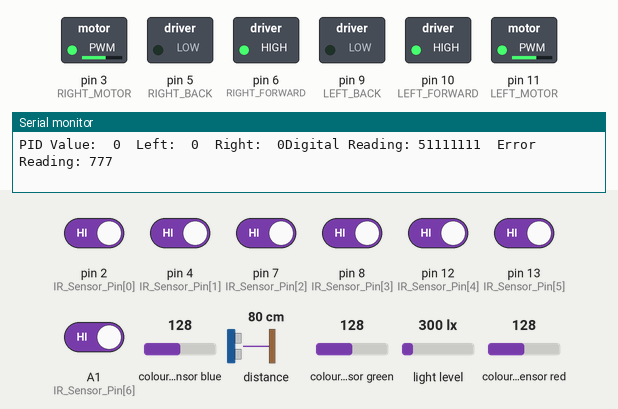
Recording of a sketch running on a simulated Arduino Uno, built with avr-gcc and run on an emulated ATmega328P. Shown: switched loads named in the sketch (green lamp = pin HIGH), the last lines printed to the serial monitor. Dashed ring = blinking. Inputs (shaded band) come from the test bench; at power-on: A1 (IR_Sensor_Pin[6]), pin 2 (IR_Sensor_Pin[0]), pin 4 (IR_Sensor_Pin[1]), pin 7 (IR_Sensor_Pin[2]), pin 8 (IR_Sensor_Pin[3]), pin 12 (IR_Sensor_Pin[4]), pin 13 (IR_Sensor_Pin[5]) HIGH, distance to the obstacle 80 cm, colour sensor blue 128, colour sensor green 128, light level 300 lx, colour sensor red 128.

Above: at 1.9 s.
2.0 s: distance to the obstacle set to 22 cm
3.5 s: distance to the obstacle set to 17 cm
At 5.3 s:
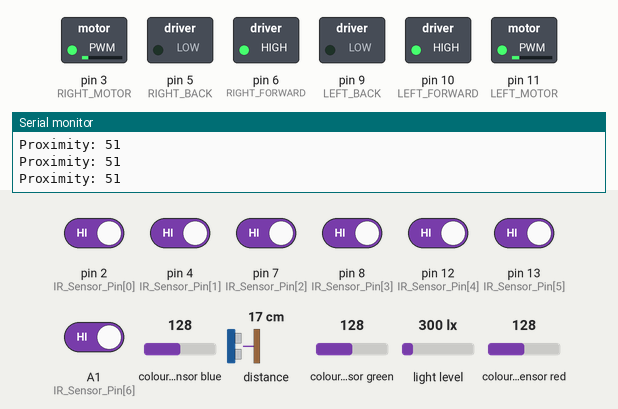
5.6 s: distance to the obstacle set to 4 cm
7.1 s: distance to the obstacle set to 2 cm
At 8.3 s:
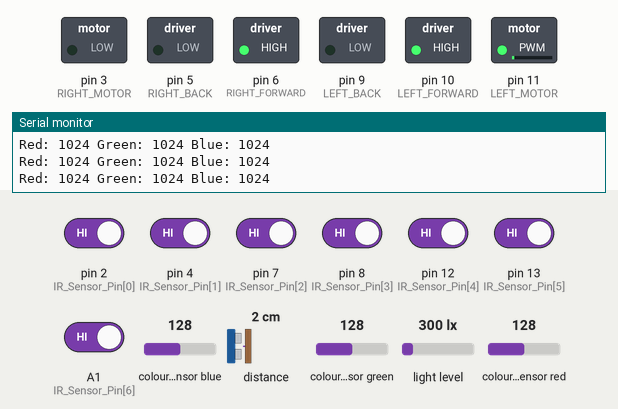
8.7 s: distance to the obstacle set to 10 cm
12.8 s: distance to the obstacle set to 15 cm
At 13.5 s:
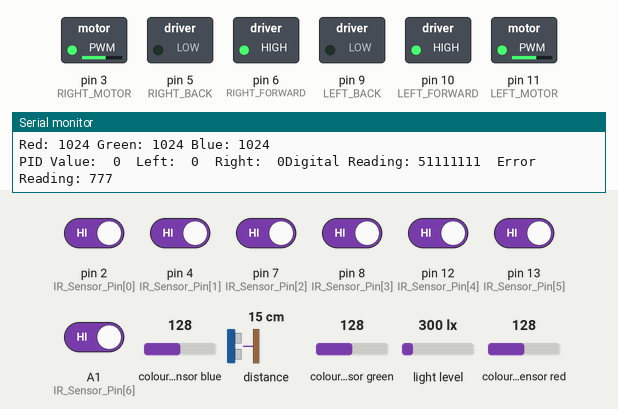
Timing chart, 0 to 15.8 s (numbered marks = the images above; inputs shaded):
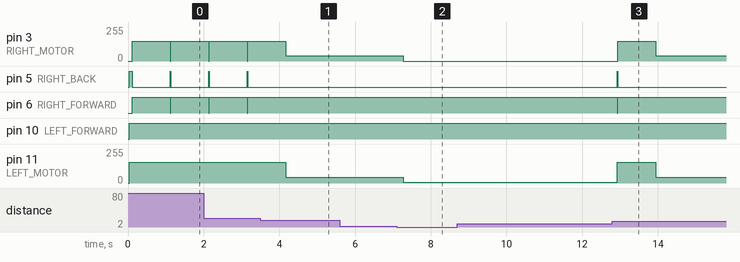

The sketch:

LineFollower.ino
```cpp
//libraries------------------------------------------------------------------------------------------------------
#include <Wire.h>
#include <SparkFun_APDS9960.h>

//functions
void update_Proxy();
void musika();
void update_Color();
void set_speed(byte left, byte right);
void set_motors();
void update_PID();
void set_direction(char dir);
void getError();
void getLinePositionNum();
void printMotors();
void printErrorVal();
void printIRDigital();
void print_Colors();
void print_Proxy();

// Global Variables____________________________________________________________________________________________________________________________
SparkFun_APDS9960 apds = SparkFun_APDS9960();
uint8_t proximity_data = 0;
uint16_t ambient_light = 0;
uint16_t red_light = 0;
uint16_t green_light = 0;
uint16_t blue_light = 0;

//BUZZER AUDIO - COLOR SENSOR
bool PLAYED_MUSIC=false;
byte buzzer = A0;

//motor pins------------------------------------------------------------------------------------------------------
const byte LEFT_MOTOR = 11; //ena//left motor - set speed
const byte LEFT_FORWARD = 10;//in1
const byte LEFT_BACK = 9;//in2
const byte RIGHT_FORWARD = 6;//in3
const byte RIGHT_BACK = 5;//in4
const byte RIGHT_MOTOR = 3;//enb//right motor - set speed


//motor speed------------------------------------------------------------------------------------------------------
int LEFT_MOTOR_SPEED=0;
int RIGHT_MOTOR_SPEED=0;

//initial Motor Speed----------------------------------------------------------------------------------------------
const int INITIAL_MOTOR_SPEED=150;


//IR SENSORS--------------------------------------------------------------------------------------------------------
const byte IR_Sensor_Num=7;
const byte IR_Sensor_Pin[IR_Sensor_Num]={2,4,7,8,12,13,A1};

//Line Position-----------------------------------------------------------------------------------------------------
long Line_Position=5; //5 is just so i can have 0 as msb

//PID----------------------------------------------------------------------------------------------------------------
int PID=0;
int error=0;
int P=0;
int I=0;
int D=0;
int prevError=0;
int prevI=0;
//PID CONSTANTS-------------------------------------------------------------------------------------------------------
const byte Kp=5;
const byte Ki=0;
const byte Kd=2;

//END GLOBAL VAR__________________________________________________________________________________________________________________________________________________________

//print functions-------------------------------------------------------------------------------------------------------
void print_Proxy()
{
  Serial.print(F("Proximity: "));
  Serial.print(proximity_data);
  Serial.println();
}

void print_Colors()
{
  // Serial.print("\tAmbient: ");
  //   Serial.print(ambient_light);
  Serial.print(F("Red: "));
  Serial.print(red_light);
  Serial.print(F(" Green: "));
  Serial.print(green_light);
  Serial.print(F(" Blue: "));
  Serial.println(blue_light);
}

void printIRDigital()
{
  Serial.print(F("Digital Reading: "));
  Serial.print(Line_Position);
  Serial.print("\t");
}

void printErrorVal()
{
  Serial.print(F("Error Reading: "));
  Serial.println(error);
}

void printMotors()
{
  Serial.print(F("PID Value:  "));
  Serial.print(PID);
  Serial.print(F("\tLeft:  "));
  Serial.print(LEFT_MOTOR_SPEED);
  Serial.print(F("\tRight:  "));
  Serial.print(RIGHT_MOTOR_SPEED);

}

//end print function-------------------------------------------------------------------------------------------------------

//APDS9960----------------------------------------------------------------------------------------------------------------

void update_Color()
{
  // Read the light levels (ambient, red, green, blue)
  if (!apds.readAmbientLight(ambient_light) || !apds.readRedLight(red_light) || !apds.readGreenLight(green_light) || !apds.readBlueLight(blue_light))
  {    Serial.println(F("Error reading light values"));  }
  else
  {
    musika();
  }
}
//set music-------------------------------------------------------------------------------------------------------------
void musika()
{
  if(!PLAYED_MUSIC)
  {
    if (red_light > 200 && red_light > blue_light && red_light > green_light)
    {
      for(int i=0;i<3;i++){
        tone(buzzer, 1000);
        delay(100);
        noTone(buzzer);
      }
        PLAYED_MUSIC = true;
        return;
    }
    if (blue_light > 200 && blue_light > red_light && blue_light > green_light)
    {
      for(int i=0;i<3;i++){
        tone(buzzer, 2000);
        delay(100);
        noTone(buzzer);
      }
      PLAYED_MUSIC = true;
      return;
    }

    if (green_light > 200 && green_light > red_light && green_light > blue_light)
    {
      for(int i=0;i<3;i++){
        tone(buzzer, 2000);
        delay(100);
        noTone(buzzer);
      }
        PLAYED_MUSIC = true;
        return;
    }
  }
}

//check proxy&play-----------------------------------------------------------------------------------------------------------------
void update_Proxy()
{
  if ( !apds.readProximity(proximity_data) ) {
     Serial.println("Error reading proximity value");
        } else {
                 if(proximity_data>=20)
                  {
                    set_speed(40,40); //slow down car
                    while(proximity_data>=20 && proximity_data <230)//if you want to change distance 20 is start to slow down 230 is where to stop engines
                      {
                        apds.readProximity(proximity_data);
                        print_Proxy();
                        delay(100);//DEBUG
                      }
                        if(proximity_data>=230){  set_speed(0,0); }
                  }//stop car
                     PLAYED_MUSIC = false;
                     while(proximity_data>=100)
                     {
                        apds.readProximity(proximity_data);
                        if (!PLAYED_MUSIC)
                        {
                          update_Color();
                          print_Colors();

                        }

                        delay(100); //DEBUG
                     }
               }
}

//END APDS9960--------------------------------------------------------------------------------------------------------------------

//MOTOR CONTROL--------------------------------------------------------------------------------------------------------------------
//check line position and set an error value---------------------------------------------------------------------------------------
void getError(){
    switch (Line_Position)    {
    case 51111110:    {        error = -20;        break;    }
    case 51111100:    {        error = -20;        break;    }
    case 51111000:    {        error = -20;        break;    }
    case 51000000:    {        error = -6;         break;    }
    case 51100000:    {        error = -5;         break;    }
    case 51110000:    {        error = -4;         break;    }
    case 50110000:    {        error = -3;         break;    }
    case 50111000:    {        error = -2;         break;    }
    case 50011000:    {        error = -1;         break;    }
    case 50011100:    {        error = 0;          break;    }
    case 50001100:    {        error = 1;          break;    }
    case 50001110:    {        error = 2;          break;    }
    case 50000110:    {        error = 3;          break;    }
    case 50000111:    {        error = 4;          break;    }
    case 50000011:    {        error = 5;          break;    }
    case 50000001:    {        error = 6;          break;    }
    case 50001111:    {        error = 20;         break;    }
    case 50011111:    {        error = 20;         break;    }
    case 50111111:    {        error = 20;         break;    }
    case 50000000:    {        error = 999;        break;    }//continue
    case 51111111:    {        error = 777;        break;    }//continue
    default:    { /*Serial.println("Unkown Error - Line Following Status");*/ break;    }
    }
}

//set direction if wanting to turn ----------------------------------------------------------------------------------------------------
void set_direction(char dir){
   switch(dir) {
    case 'F':  {  digitalWrite(LEFT_FORWARD, HIGH);  digitalWrite(LEFT_BACK, LOW);     digitalWrite(RIGHT_FORWARD, HIGH);   digitalWrite(RIGHT_BACK, LOW);     break;  }
    case 'B':  {  digitalWrite(LEFT_FORWARD, LOW);   digitalWrite(LEFT_BACK, HIGH);    digitalWrite(RIGHT_FORWARD, LOW);    digitalWrite(RIGHT_BACK, HIGH);    break;  }
    case 'L':  {  digitalWrite(LEFT_FORWARD, HIGH);  digitalWrite(LEFT_BACK, LOW);     digitalWrite(RIGHT_FORWARD, LOW);    digitalWrite(RIGHT_BACK, LOW);     break;  }
    case 'R':  {  digitalWrite(LEFT_FORWARD, LOW);   digitalWrite(LEFT_BACK, LOW);     digitalWrite(RIGHT_FORWARD, HIGH);   digitalWrite(RIGHT_BACK, LOW);     break;  }
    case 'S':  {  digitalWrite(LEFT_FORWARD, LOW);   digitalWrite(LEFT_BACK, LOW);     digitalWrite(RIGHT_FORWARD, LOW);    digitalWrite(RIGHT_BACK, LOW);     break;  }
    case '<':  {  digitalWrite(LEFT_FORWARD, HIGH);  digitalWrite(LEFT_BACK, LOW);     digitalWrite(RIGHT_FORWARD, LOW);    digitalWrite(RIGHT_BACK, HIGH);    break;  }
    case '>':  {  digitalWrite(LEFT_FORWARD, LOW);   digitalWrite(LEFT_BACK,HIGH);     digitalWrite(RIGHT_FORWARD, HIGH);   digitalWrite(RIGHT_BACK, LOW);     break;  }
   }
}

//Iterate over the IR sensors, and create a 6digit num (sensor)*10+new sensor - 000000 001100 010000
void getLinePositionNum()
{
  Line_Position = 5; //reset value
  for (int i = 0; i < IR_Sensor_Num; ++i)
    Line_Position = (Line_Position * 10) + digitalRead(IR_Sensor_Pin[i]);
}

//CALCULATE PID VALUE BASED ON ERRORS ----------------------------------------------------------------------------------------------
void update_PID(){
if (error != 777 && error != 999)//as long as its not white\black line calc a new pid value
    {
        P = error;
        I = I + prevI;
        D = error - prevError;
        PID = (Kp * P) + (Ki * I) + (Kd * D);
        prevI = I;
        prevError = error;
    }
}

//CONTROL MOTOR BASED ON PID----------------------------------------------------------------------------------------------------------
void set_motors()
{
  if (error == 777) //all black
  {
    analogWrite(LEFT_MOTOR, INITIAL_MOTOR_SPEED + 5); //Left Motor Speed
    analogWrite(RIGHT_MOTOR, INITIAL_MOTOR_SPEED);    //Right Motor Speed
    set_direction('F');
    return;
  }

  if (error == 999) //all white - skip - do what you did last time until back on line
  {
    return;
  }

  LEFT_MOTOR_SPEED = INITIAL_MOTOR_SPEED + PID;
  RIGHT_MOTOR_SPEED = INITIAL_MOTOR_SPEED - PID;

  // The motor speed should not exceed the max PWM value
  LEFT_MOTOR_SPEED = constrain(LEFT_MOTOR_SPEED + 5, 0, 255);
  RIGHT_MOTOR_SPEED = constrain(RIGHT_MOTOR_SPEED, 0, 255);

  set_speed(LEFT_MOTOR_SPEED, RIGHT_MOTOR_SPEED);
  set_direction('F');
}

//set motor analog speed--------------------------------------------------------------------------------------------------------------
void set_speed(byte left, byte right)
{
  analogWrite(LEFT_MOTOR, left + 5); //Left Motor Speed
  analogWrite(RIGHT_MOTOR, right);   //Right Motor Speed
}

void sharpturn()
{
  if (error == -20 || error == 20) //check again to make sure the error is indeed a 90 degree turn
  {
    getLinePositionNum();
    getError();
    if (error == 777) //if full black line is present -> exit function
      return;
  }
  if (error = -20) //SHARP TURN LEFT
  {
    set_direction('<');
    set_speed(INITIAL_MOTOR_SPEED, 0);
    while (error < -4) //continue the turn until the robot is back on the line
    {
      getLinePositionNum();
      getError();
    }
    return;
  }
  if (error = 20) //SHARP TURN RIGHT
  {
    set_direction('>');
    set_speed(0, INITIAL_MOTOR_SPEED);
    while (error > 4) //continue the turn until the robot is back on the line
    {
      getLinePositionNum();
      getError();
    }
    return;
  }
}

//END MOTOR CONTROL--------------------------------------------------------------------------------------------------------------------


void setup() {
  //total initialization time is 2 seconds + 1.2 seconds for starting buzzer
  Serial.begin(9600);
    while(!Serial); // wait for serial to be ready

   if ( apds.init() ) {    Serial.println(F("APDS-9960 initialization complete"));  } else {    Serial.println(F("Something went wrong during APDS-9960 init!"));  }  // Initialize APDS-9960 (configure I2C and initial values)
  // delay(500);// Wait for initialization and calibration to finish
  if ( !apds.setProximityGain(PGAIN_2X) ) {    Serial.println(F("Something went wrong trying to set PGAIN"));  }  // Adjust the Proximity sensor gain
  // delay(500);    // Wait for initialization and calibration to finish
   if ( apds.enableProximitySensor(false) ) {    Serial.println(F("Proximity sensor is now running"));  } else {    Serial.println(F("Something went wrong during sensor init!"));  }// Start running the APDS-9960 proximity sensor (no interrupts)
  // delay(500);    // Wait for initialization and calibration to finish
   if ( apds.enableLightSensor(false) ) {    Serial.println(F("Light sensor is now running"));  } else {    Serial.println(F("Something went wrong during light sensor init!"));  }  // Start running the APDS-9960 light sensor (no interrupts)
  // delay(500);    // Wait for initialization and calibration to finish

  //Set Pins
  pinMode(RIGHT_MOTOR,OUTPUT);
  pinMode(RIGHT_FORWARD,OUTPUT);
  pinMode(RIGHT_BACK,OUTPUT);
  pinMode(LEFT_MOTOR,OUTPUT);
  pinMode(LEFT_FORWARD,OUTPUT);
  pinMode(LEFT_BACK,OUTPUT);


  //play a small audio to let the user know when it will start to move
  // tone(buzzer, 1000);
  // delay(1000);  //wait to allow manual alignment
  // noTone(buzzer);
  // tone(buzzer, 2000);
  // delay(100);
  // noTone(buzzer);
  // tone(buzzer, 3000);
  // delay(100);
  // noTone(buzzer);

}

void loop()
{

  update_Proxy(); //check proxy and if senses a block at 20 distance interrupt and stop the car and sense the color
  getLinePositionNum(); //get the line position from the IR sensors XXX-XXX
  getError();           //get the amount of sway off track
  sharpturn();
  //--debug--
  printMotors();
  printIRDigital();
  printErrorVal();

  update_PID(); //check PID
  set_motors(); //set speed

  delay(1000);
}
```

Measured:
- the behaviour switches between 20 and 19 cm on distance to the obstacle (found by bisection; images 0 and 1)
- the behaviour switches between 12 and 13 cm on distance to the obstacle (found by bisection; images 2 and 3)
- after the input at 3.5 s, pin 5 (RIGHT_BACK): stops changing and stays LOW; pin 6 (RIGHT_FORWARD): stops changing and stays HIGH; pin 11 (LEFT_MOTOR): 155/255 → 45/255 after 0.67 s
- after the input at 7.1 s, pin 3 (RIGHT_MOTOR): 40/255 → 0/255 after 0.18 s; pin 11 (LEFT_MOTOR): 45/255 → 5/255 after 0.18 s
- after the input at 12.8 s, pin 3 (RIGHT_MOTOR): 0/255 → 150/255 after 0.14 s, → 40/255 1.0 s later; pin 5 (RIGHT_BACK): LOW → HIGH after 0.13 s, → LOW 0.01 s later; pin 6 (RIGHT_FORWARD): HIGH → LOW after 0.13 s, → HIGH 0.01 s later; pin 11 (LEFT_MOTOR): 5/255 → 155/255 after 0.13 s, → 45/255 1.0 s later
